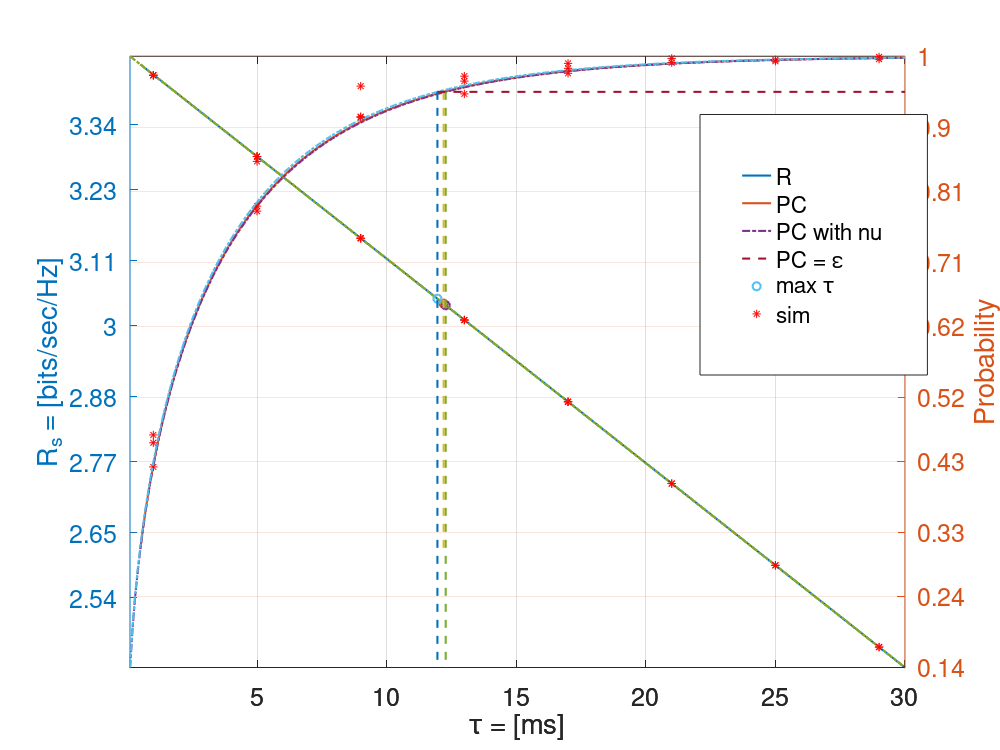
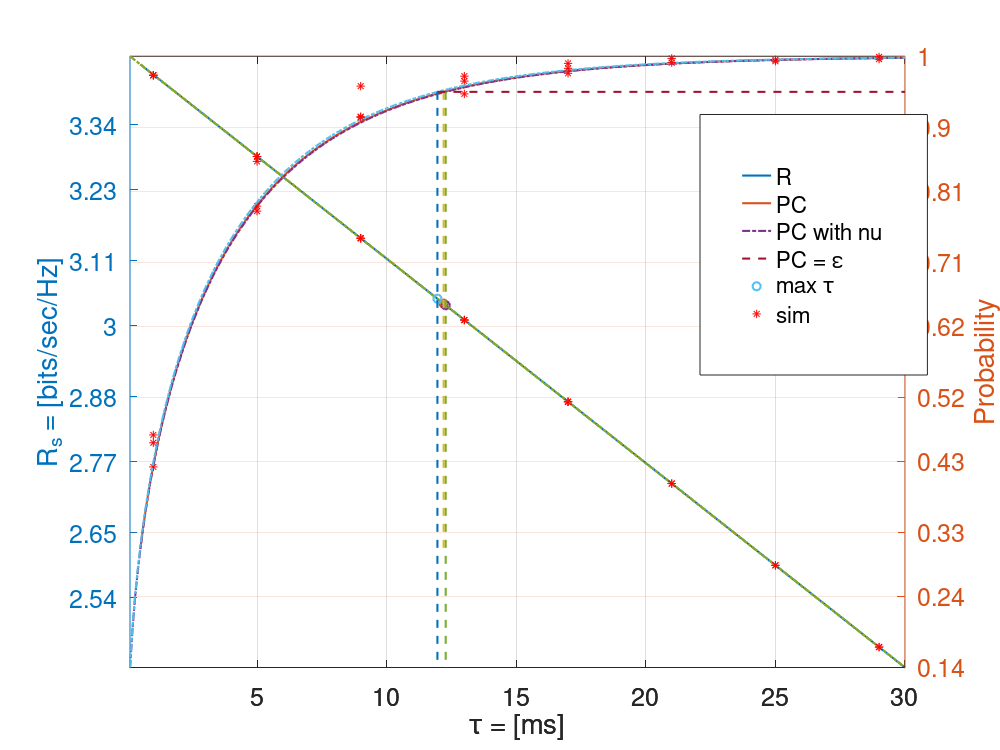

Source code (MATLAB) for these figures, in order:
%%%%%%%%%%%%%%%%%%%%%%%%%%%%%%%%%%%%%%%%%%%%%%%%%%%%%%%%%%%%%%%%%%%%%%%%%%%
%                                                      
%
%                                
%        Description: This m-file considers the Throughput-Estimation time 
%        tradeoff for the AWGN channel.        
%
%        Clearly the regulated power is distributed according non central
%        chi-2 distribution. However to simplify the analysis we
%        approximate the non central distribution against the Gamma
%        distribution.
%        
%        The simulation is performed to show the following:
%        1) Analyse the throughput vs estimation curves
%        2) Confirm the theoretical analysis vs simulation results
%
%        Created on: 17.09.14
%        Revision History: 17.09.14 --> File generated   
%  
%%%%%%%%%%%%%%%%%%%%%%%%%%%%%%%%%%%%%%%%%%%%%%%%%%%%%%%%%%%%%%%%%%%%%%%%%%%

clear all;
close all;
clc;

Fontsize = 18;
Y1_axis_min = 0;
Y1_axis_max = 0;
Y2_axis_min = 0;
Y2_axis_max = 0;

%%%%%%%%%%%%%%%%%%%%%%%%%%%%%%%%%%%%%%%%%%%%%%%%%%%%%%%%%%%%%%%%%%%%%%%%%%%
%   Plot curves theoretical analysis wo nu
%%%%%%%%%%%%%%%%%%%%%%%%%%%%%%%%%%%%%%%%%%%%%%%%%%%%%%%%%%%%%%%%%%%%%%%%%%%
load('results_thr_est_time_tradeoff_AWGN_wo_nu_snr_m10_th.mat');
PC_opt = PC_P_p_opt;
[ax h1 h2] = plotyy(N_th * 1e-3, Exp_R_th, N_th * 1e-3, PC_P_p_th);
set(h1,'LineWidth',1.5);
set(h2,'LineWidth',1.5);
%set(ax,'NextPlot','add');
%plot(ax(2), [N_optimum,max(N_opt)] * 1e-3, PC_opt * ones(1, 2),'LineStyle','--','LineWidth',1.5);
set(ax,'NextPlot','add');
plot(ax(2), N_optimum * ones(1, 2) * 1e-3, [PC_opt, min(PC_P_p_th)],...
    'LineWidth',1.5,'LineStyle','--', 'HandleVisibility','off');
set(ax,'NextPlot','add');
plot(ax(1), N_optimum * 1e-3, Exp_R_opt, 'o','LineWidth',1.5);

%%%%%%%%%%%%%%%%%%%%%%%%%%%%%%%%%%%%%%%%%%%%%%%%%%%%%%%%%%%%%%%%%%%%%%%%%%%
%   Plot curves simulation wo nu
%%%%%%%%%%%%%%%%%%%%%%%%%%%%%%%%%%%%%%%%%%%%%%%%%%%%%%%%%%%%%%%%%%%%%%%%%%%
load('results_thr_est_time_tradeoff_AWGN_wo_nu_snr_m10_sim.mat');
set(ax,'NextPlot','add');
plot(ax(1), N_sim * 1e-3, Exp_R_sim, 'r*', 'HandleVisibility','off');
set(ax,'NextPlot','add');
plot(ax(2), N_sim * 1e-3, PC_P_p_sim, 'r*', 'HandleVisibility','off');

Y1_axis_min =  min(Exp_R_th);
Y1_axis_max =  max(Exp_R_th);
Y2_axis_min =  min(PC_P_p_th);
Y2_axis_max =  max(PC_P_p_th);


%%%%%%%%%%%%%%%%%%%%%%%%%%%%%%%%%%%%%%%%%%%%%%%%%%%%%%%%%%%%%%%%%%%%%%%%%%%
%%%%%%%%%%%%%%%%%%%%%%%%%%%%%%%%%%%%%%%%%%%%%%%%%%%%%%%%%%%%%%%%%%%%%%%%%%%

%%%%%%%%%%%%%%%%%%%%%%%%%%%%%%%%%%%%%%%%%%%%%%%%%%%%%%%%%%%%%%%%%%%%%%%%%%%
%   Plot curves theoretical analysis with nu upper
%%%%%%%%%%%%%%%%%%%%%%%%%%%%%%%%%%%%%%%%%%%%%%%%%%%%%%%%%%%%%%%%%%%%%%%%%%%
load('results_thr_est_time_tradeoff_AWGN_nu_u_snr_m10_th.mat');
PC_opt = PC_P_p_opt;
set(ax,'NextPlot','add');
plot(ax(1), N_th * 1e-3, Exp_R_th, 'LineWidth',1.5, 'LineStyle','-.');
set(ax,'NextPlot','add');
h3 = plot(ax(2), N_th * 1e-3, PC_P_p_th, 'LineWidth',1.5, 'LineStyle','-.');
%set(ax,'NextPlot','add');
%plot(ax(2), [N_optimum,max(N_opt)] * 1e-3, PC_opt * ones(1, 2),'LineStyle','--','LineWidth',1.5);
set(ax,'NextPlot','add');
plot(ax(2), N_optimum * ones(1, 2) * 1e-3, [PC_opt, min(PC_R_th)],...
    'LineWidth',1.5,'LineStyle','--', 'HandleVisibility','off');
set(ax,'NextPlot','add');
plot(ax(1), N_optimum * 1e-3, Exp_R_opt, 'o','LineWidth',1.5);

%%%%%%%%%%%%%%%%%%%%%%%%%%%%%%%%%%%%%%%%%%%%%%%%%%%%%%%%%%%%%%%%%%%%%%%%%%%
%   Plot curves simulation with nu upper
%%%%%%%%%%%%%%%%%%%%%%%%%%%%%%%%%%%%%%%%%%%%%%%%%%%%%%%%%%%%%%%%%%%%%%%%%%%
load('results_thr_est_time_tradeoff_AWGN_nu_u_snr_m10_sim.mat');
set(ax,'NextPlot','add');
plot(ax(1), N_sim * 1e-3, Exp_R_sim, 'r*', 'HandleVisibility','off');
set(ax,'NextPlot','add');
plot(ax(2), N_sim * 1e-3, PC_P_p_sim, 'r*', 'HandleVisibility','off');

Y1_axis_min =  min(Y1_axis_min, min(Exp_R_th));
Y1_axis_max =  max(Y1_axis_max, max(Exp_R_th));
Y2_axis_min =  min(Y1_axis_min, min(PC_P_p_th));
Y2_axis_max =  max(Y1_axis_max, max(PC_P_p_th));

%%%%%%%%%%%%%%%%%%%%%%%%%%%%%%%%%%%%%%%%%%%%%%%%%%%%%%%%%%%%%%%%%%%%%%%%%%%
%%%%%%%%%%%%%%%%%%%%%%%%%%%%%%%%%%%%%%%%%%%%%%%%%%%%%%%%%%%%%%%%%%%%%%%%%%%

%%%%%%%%%%%%%%%%%%%%%%%%%%%%%%%%%%%%%%%%%%%%%%%%%%%%%%%%%%%%%%%%%%%%%%%%%%%
%   Plot curves theoretical analysis with nu lower
%%%%%%%%%%%%%%%%%%%%%%%%%%%%%%%%%%%%%%%%%%%%%%%%%%%%%%%%%%%%%%%%%%%%%%%%%%%
load('results_thr_est_time_tradeoff_AWGN_nu_l_snr_m10_th.mat');
PC_opt = PC_P_p_opt;
set(ax,'NextPlot','add');
plot(ax(1), N_th * 1e-3, Exp_R_th, 'LineWidth',1.5, 'LineStyle','-.');
set(ax,'NextPlot','add');
plot(ax(2), N_th * 1e-3, PC_P_p_th, 'LineWidth',1.5, 'LineStyle','-.');
set(ax,'NextPlot','add');
h4 = plot(ax(2), [N_optimum,max(N_opt)] * 1e-3, PC_opt * ones(1, 2),'LineStyle','--','LineWidth',1.5);
set(ax,'NextPlot','add');
plot(ax(2), N_optimum * ones(1, 2) * 1e-3, [PC_opt, min(PC_P_p_th)],...
    'LineWidth',1.5,'LineStyle','--', 'HandleVisibility','off');
set(ax,'NextPlot','add');
h5 = plot(ax(1), N_optimum * 1e-3, Exp_R_opt, 'o','LineWidth',1.5);

%%%%%%%%%%%%%%%%%%%%%%%%%%%%%%%%%%%%%%%%%%%%%%%%%%%%%%%%%%%%%%%%%%%%%%%%%%%
%   Plot curves simulation with nu lower
%%%%%%%%%%%%%%%%%%%%%%%%%%%%%%%%%%%%%%%%%%%%%%%%%%%%%%%%%%%%%%%%%%%%%%%%%%%
load('results_thr_est_time_tradeoff_AWGN_nu_l_snr_m10_sim.mat');
set(ax,'NextPlot','add');
h6  = plot(ax(1), N_sim * 1e-3, Exp_R_sim, 'r*', 'HandleVisibility','off');
set(ax,'NextPlot','add');
plot(ax(2), N_sim * 1e-3, PC_P_p_sim, 'r*', 'HandleVisibility','off');

Y1_axis_min =  min(Y1_axis_min, min(Exp_R_th));
Y1_axis_max =  max(Y1_axis_max, max(Exp_R_th));
Y2_axis_min =  min(Y1_axis_min, min(PC_P_p_th));
Y2_axis_max =  max(Y1_axis_max, max(PC_P_p_th));

%%%%%%%%%%%%%%%%%%%%%%%%%%%%%%%%%%%%%%%%%%%%%%%%%%%%%%%%%%%%%%%%%%%%%%%%%%%
%%%%%%%%%%%%%%%%%%%%%%%%%%%%%%%%%%%%%%%%%%%%%%%%%%%%%%%%%%%%%%%%%%%%%%%%%%%


%%%%%%%%%%%%%%%%%%%%%%%%%%%%%%%%%%%%%%%%%%%%%%%%%%%%%%%%%%%%%%%%%%%%%%%%%%%
%   Plot curves cosmetic makeover
%%%%%%%%%%%%%%%%%%%%%%%%%%%%%%%%%%%%%%%%%%%%%%%%%%%%%%%%%%%%%%%%%%%%%%%%%%%

grid on;
axis(ax(1), [min(N_th * 1e-3) max(N_th * 1e-3) Y1_axis_min Y1_axis_max]);
axis(ax(2), [min(N_th * 1e-3) max(N_th * 1e-3) Y2_axis_min 1]);
ylabel(ax(1),'R_s = [bits/sec/Hz]','FontSize',Fontsize+2);
ylabel(ax(2),'Probability','FontSize',Fontsize+2);
xlabel(ax(1),'\tau = [ms]','FontSize',Fontsize+2);
xlabel(ax(2), '\tau = [ms]','FontSize',Fontsize+2);
hl = legend([h1;h2;h3;h4;h5;h6],'R', 'PC', 'PC with nu', 'PC = \epsilon', 'max \tau', 'sim');
set(hl, 'Position', [.7, .5, .1, 0.2], 'FontSize', Fontsize + 2);
set(ax(1),'FontSize',Fontsize);
set(ax(2),'FontSize',Fontsize);
Ytick_R =  round(linspace(Y1_axis_min, Y1_axis_max, 10)*100)/100;
Ytick_PC = round(linspace(Y2_axis_min, 1, 10)*100)/100;
set(ax(1), 'YTick', Ytick_R);
set(ax(2), 'YTick', Ytick_PC);
set(gcf, 'PaperUnits','inches');
set(gcf, 'PaperSize',[10 7.5]);
set(gcf, 'PaperPositionMode','manual');
set(gcf, 'PaperPosition',[ 0 0 10 7.5]);
print(gcf,'-dpdf','../figures/fig_thr_est_time_tradeoff_AWGN_snr_m10');
print(gcf,'-depsc','../figures/fig_thr_est_time_tradeoff_AWGN_snr_m10');